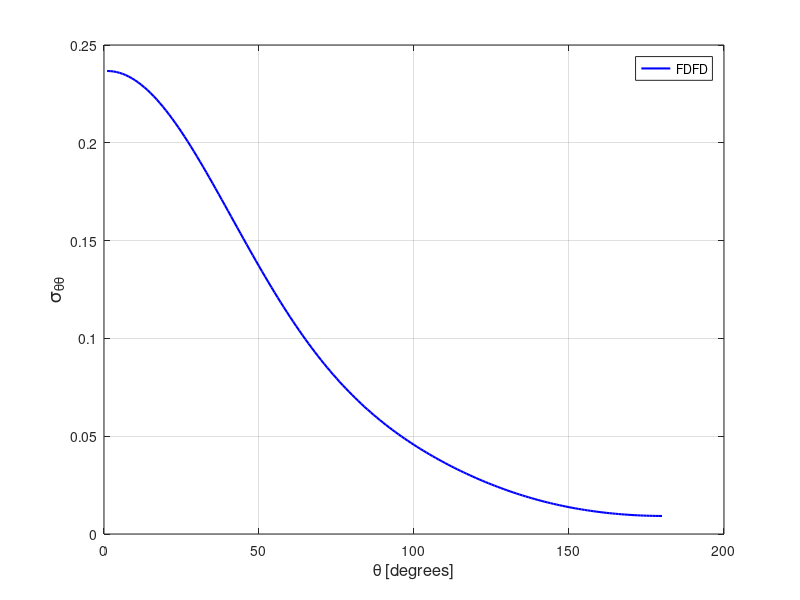

Source code (MATLAB):
stt = [ 
    1  0.23672023E+00
    2  0.23666298E+00
    3  0.23648749E+00
    4  0.23619370E+00
    5  0.23578151E+00
    6  0.23525241E+00
    7  0.23460758E+00
    8  0.23384812E+00
    9  0.23297454E+00
   10  0.23198968E+00
   11  0.23089533E+00
   12  0.22969380E+00
   13  0.22838601E+00
   14  0.22697547E+00
   15  0.22546522E+00
   16  0.22385664E+00
   17  0.22215325E+00
   18  0.22035874E+00
   19  0.21847568E+00
   20  0.21650784E+00
   21  0.21445970E+00
   22  0.21233244E+00
   23  0.21013270E+00
   24  0.20786047E+00
   25  0.20552349E+00
   26  0.20312269E+00
   27  0.20066372E+00
   28  0.19815089E+00
   29  0.19558683E+00
   30  0.19297597E+00
   31  0.19032308E+00
   32  0.18763168E+00
   33  0.18490608E+00
   34  0.18215059E+00
   35  0.17936772E+00
   36  0.17656155E+00
   37  0.17373799E+00
   38  0.17089929E+00
   39  0.16804947E+00
   40  0.16519187E+00
   41  0.16233099E+00
   42  0.15946816E+00
   43  0.15660928E+00
   44  0.15375510E+00
   45  0.15091111E+00
   46  0.14807817E+00
   47  0.14526010E+00
   48  0.14246002E+00
   49  0.13967924E+00
   50  0.13692151E+00
   51  0.13418913E+00
   52  0.13148253E+00
   53  0.12880537E+00
   54  0.12615943E+00
   55  0.12354599E+00
   56  0.12096620E+00
   57  0.11842185E+00
   58  0.11591527E+00
   59  0.11344592E+00
   60  0.11101521E+00
   61  0.10862543E+00
   62  0.10627594E+00
   63  0.10396806E+00
   64  0.10170180E+00
   65  0.99477850E-01
   66  0.97295985E-01
   67  0.95157452E-01
   68  0.93061708E-01
   69  0.91008194E-01
   70  0.88997573E-01
   71  0.87029383E-01
   72  0.85103646E-01
   73  0.83219253E-01
   74  0.81376053E-01
   75  0.79574354E-01
   76  0.77812202E-01
   77  0.76089621E-01
   78  0.74406788E-01
   79  0.72761580E-01
   80  0.71153864E-01
   81  0.69583245E-01
   82  0.68048291E-01
   83  0.66548690E-01
   84  0.65082707E-01
   85  0.63650280E-01
   86  0.62251031E-01
   87  0.60882460E-01
   88  0.59545375E-01
   89  0.58237646E-01
   90  0.56958459E-01
   91  0.55708319E-01
   92  0.54485030E-01
   93  0.53288292E-01
   94  0.52116930E-01
   95  0.50970457E-01
   96  0.49848307E-01
   97  0.48749045E-01
   98  0.47672842E-01
   99  0.46618640E-01
  100  0.45585357E-01
  101  0.44572864E-01
  102  0.43580215E-01
  103  0.42607103E-01
  104  0.41652981E-01
  105  0.40717125E-01
  106  0.39799161E-01
  107  0.38898695E-01
  108  0.38015418E-01
  109  0.37148476E-01
  110  0.36298048E-01
  111  0.35463657E-01
  112  0.34644499E-01
  113  0.33841055E-01
  114  0.33052295E-01
  115  0.32278683E-01
  116  0.31519666E-01
  117  0.30775318E-01
  118  0.30045073E-01
  119  0.29328784E-01
  120  0.28626857E-01
  121  0.27938636E-01
  122  0.27264092E-01
  123  0.26603306E-01
  124  0.25956050E-01
  125  0.25322435E-01
  126  0.24702089E-01
  127  0.24095150E-01
  128  0.23501877E-01
  129  0.22921471E-01
  130  0.22354443E-01
  131  0.21800742E-01
  132  0.21259960E-01
  133  0.20732502E-01
  134  0.20218069E-01
  135  0.19716540E-01
  136  0.19228011E-01
  137  0.18752700E-01
  138  0.18290084E-01
  139  0.17840348E-01
  140  0.17403251E-01
  141  0.16978921E-01
  142  0.16567184E-01
  143  0.16168077E-01
  144  0.15781419E-01
  145  0.15407098E-01
  146  0.15045094E-01
  147  0.14695316E-01
  148  0.14357595E-01
  149  0.14031887E-01
  150  0.13718096E-01
  151  0.13416016E-01
  152  0.13125617E-01
  153  0.12846717E-01
  154  0.12579188E-01
  155  0.12322885E-01
  156  0.12077674E-01
  157  0.11843687E-01
  158  0.11620320E-01
  159  0.11407870E-01
  160  0.11205891E-01
  161  0.11014479E-01
  162  0.10833264E-01
  163  0.10662235E-01
  164  0.10501415E-01
  165  0.10350466E-01
  166  0.10209286E-01
  167  0.10077946E-01
  168  0.99560758E-02
  169  0.98437192E-02
  170  0.97407456E-02
  171  0.96470201E-02
  172  0.95626153E-02
  173  0.94871782E-02
  174  0.94208494E-02
  175  0.93635069E-02
  176  0.93150325E-02
  177  0.92754578E-02
  178  0.92446664E-02
  179  0.92226928E-02
  180  0.92095044E-02
  181  0.92051355E-02
  182  0.92093181E-02
  183  0.92224292E-02
  184  0.92442138E-02
  185  0.92748497E-02
  186  0.93142875E-02
  187  0.93625663E-02
  188  0.94196657E-02
  189  0.94858846E-02
  190  0.95609799E-02
  191  0.96452786E-02
  192  0.97387200E-02
  193  0.98414831E-02
  194  0.99535724E-02
  195  0.10075185E-01
  196  0.10206274E-01
  197  0.10347058E-01
  198  0.10497721E-01
  199  0.10658267E-01
  200  0.10828875E-01
  201  0.11009621E-01
  202  0.11200729E-01
  203  0.11402154E-01
  204  0.11614337E-01
  205  0.11836999E-01
  206  0.12070743E-01
  207  0.12315234E-01
  208  0.12571010E-01
  209  0.12837763E-01
  210  0.13116226E-01
  211  0.13405697E-01
  212  0.13707323E-01
  213  0.14020353E-01
  214  0.14345280E-01
  215  0.14682162E-01
  216  0.15031010E-01
  217  0.15392344E-01
  218  0.15765714E-01
  219  0.16151324E-01
  220  0.16549543E-01
  221  0.16960185E-01
  222  0.17383493E-01
  223  0.17819338E-01
  224  0.18268105E-01
  225  0.18729674E-01
  226  0.19203784E-01
  227  0.19691095E-01
  228  0.20191224E-01
  229  0.20704450E-01
  230  0.21230545E-01
  231  0.21769924E-01
  232  0.22322368E-01
  233  0.22887981E-01
  234  0.23466727E-01
  235  0.24058804E-01
  236  0.24664262E-01
  237  0.25283046E-01
  238  0.25915278E-01
  239  0.26560754E-01
  240  0.27220104E-01
  241  0.27893269E-01
  242  0.28579637E-01
  243  0.29280279E-01
  244  0.29994966E-01
  245  0.30723268E-01
  246  0.31466197E-01
  247  0.32223847E-01
  248  0.32995891E-01
  249  0.33782508E-01
  250  0.34584474E-01
  251  0.35402182E-01
  252  0.36234990E-01
  253  0.37083849E-01
  254  0.37949298E-01
  255  0.38831070E-01
  256  0.39730154E-01
  257  0.40646482E-01
  258  0.41581087E-01
  259  0.42533707E-01
  260  0.43505616E-01
  261  0.44496529E-01
  262  0.45507655E-01
  263  0.46539702E-01
  264  0.47592860E-01
  265  0.48668090E-01
  266  0.49765658E-01
  267  0.50887007E-01
  268  0.52031901E-01
  269  0.53202294E-01
  270  0.54398183E-01
  271  0.55620231E-01
  272  0.56870267E-01
  273  0.58147911E-01
  274  0.59454467E-01
  275  0.60790855E-01
  276  0.62158935E-01
  277  0.63557334E-01
  278  0.64988486E-01
  279  0.66454068E-01
  280  0.67953348E-01
  281  0.69487847E-01
  282  0.71057856E-01
  283  0.72664864E-01
  284  0.74309073E-01
  285  0.75991951E-01
  286  0.77713519E-01
  287  0.79475135E-01
  288  0.81276938E-01
  289  0.83119228E-01
  290  0.85003488E-01
  291  0.86928807E-01
  292  0.88896751E-01
  293  0.90906799E-01
  294  0.92959546E-01
  295  0.95055543E-01
  296  0.97193427E-01
  297  0.99375471E-01
  298  0.10159861E+00
  299  0.10386406E+00
  300  0.10617255E+00
  301  0.10852134E+00
  302  0.11091073E+00
  303  0.11334089E+00
  304  0.11580960E+00
  305  0.11831650E+00
  306  0.12086023E+00
  307  0.12344010E+00
  308  0.12605312E+00
  309  0.12869899E+00
  310  0.13137610E+00
  311  0.13408163E+00
  312  0.13681442E+00
  313  0.13957250E+00
  314  0.14235258E+00
  315  0.14515349E+00
  316  0.14797099E+00
  317  0.15080351E+00
  318  0.15364842E+00
  319  0.15650202E+00
  320  0.15936145E+00
  321  0.16222404E+00
  322  0.16508627E+00
  323  0.16794412E+00
  324  0.17079413E+00
  325  0.17363395E+00
  326  0.17645837E+00
  327  0.17926413E+00
  328  0.18204781E+00
  329  0.18480490E+00
  330  0.18753189E+00
  331  0.19022423E+00
  332  0.19287777E+00
  333  0.19549046E+00
  334  0.19805573E+00
  335  0.20057163E+00
  336  0.20303293E+00
  337  0.20543396E+00
  338  0.20777388E+00
  339  0.21004856E+00
  340  0.21225151E+00
  341  0.21438080E+00
  342  0.21643309E+00
  343  0.21840328E+00
  344  0.22028944E+00
  345  0.22208716E+00
  346  0.22379312E+00
  347  0.22540617E+00
  348  0.22691950E+00
  349  0.22833425E+00
  350  0.22964537E+00
  351  0.23085086E+00
  352  0.23195100E+00
  353  0.23293847E+00
  354  0.23381594E+00
  355  0.23457983E+00
  356  0.23522979E+00
  357  0.23576239E+00
  358  0.23618039E+00
  359  0.23647751E+00
  360  0.23665917E+00
 ]; 
plot(stt(1:180,1),stt(1:180,2),'b-','linewidth',1.5 ); 
grid on 
legend('FDFD');
xlabel('\theta [degrees]','FontSize',12);
ylabel('\sigma_{\theta\theta}','FontSize',14);
